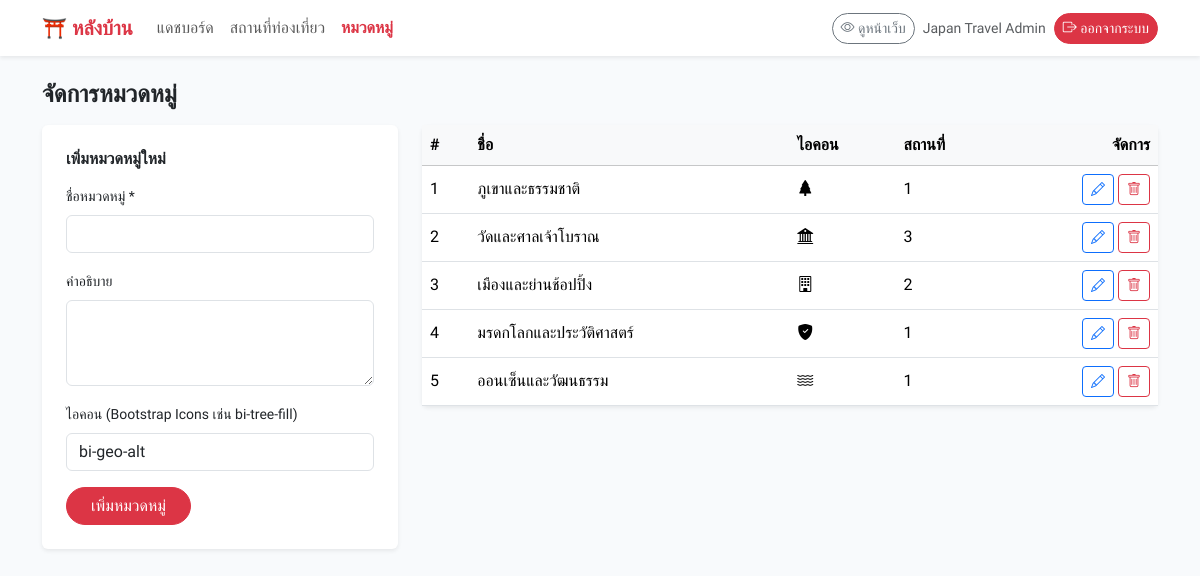
Screenshot of /categories.php (signed in) with the database file from the repository.
### tables this page shows
CREATE TABLE `categories` (
  `id` int(11) NOT NULL,
  `name` varchar(100) NOT NULL,
  `description` text DEFAULT NULL,
  `icon` varchar(50) DEFAULT 'bi-geo-alt'
);

### categories.php (the view, shortened to what this page needs)
<?php
require_once __DIR__ . '/_auth.php';
$edit = ['id'=>0, 'name'=>'', 'description'=>'', 'icon'=>'bi-geo-alt'];
$cats = $pdo->query("SELECT c.*, COUNT(p.id) AS total FROM categories c LEFT JOIN places p ON c.id = p.category_id GROUP BY c.id ORDER BY c.id")->fetchAll();
require __DIR__ . '/_header.php';
?>
<h4 class="fw-bold mb-3">จัดการหมวดหมู่</h4>
<div class="row g-4">
    <div class="col-lg-4">
        <div class="card border-0 shadow-sm p-4">
            <h6 class="fw-bold mb-3"><?= $edit['id'] ? 'แก้ไขหมวดหมู่' : 'เพิ่มหมวดหมู่ใหม่' ?></h6>
            <form method="POST">
                <div class="mb-3"><label class="form-label small">ชื่อหมวดหมู่ *</label>
                    <input name="name" class="form-control" value="<?= htmlspecialchars($edit['name']) ?>" required></div>
                <div class="mb-3"><label class="form-label small">คำอธิบาย</label>
                    <textarea name="description" class="form-control" rows="3"><?= htmlspecialchars($edit['description']) ?></textarea></div>
                <div class="mb-3"><label class="form-label small">ไอคอน (Bootstrap Icons เช่น bi-tree-fill)</label>
                    <input name="icon" class="form-control" value="<?= htmlspecialchars($edit['icon']) ?>"></div>
                <button class="btn btn-danger rounded-pill px-4"><?= $edit['id'] ? 'บันทึกการแก้ไข' : 'เพิ่มหมวดหมู่' ?></button>
            </form>
        </div>
    </div>
    <div class="col-lg-8">
        <div class="card border-0 shadow-sm">
            <table class="table align-middle mb-0">
                <thead class="table-light"><tr><th>#</th><th>ชื่อ</th><th>ไอคอน</th><th>สถานที่</th><th class="text-end">จัดการ</th></tr></thead>
                <tbody>
                <?php foreach ($cats as $c): ?>
                    <tr>
                        <td><?= $c['id'] ?></td>
                        <td><?= htmlspecialchars($c['name']) ?></td>
                        <td><i class="bi <?= htmlspecialchars($c['icon']) ?>"></i></td>
                        <td><?= $c['total'] ?></td>
                        <td class="text-end">
                            <a href="categories.php?edit=<?= $c['id'] ?>" class="btn btn-sm btn-outline-primary"><i class="bi bi-pencil"></i></a>
                            <form method="POST" class="d-inline" onsubmit="return confirm('ยืนยันการลบหมวดหมู่นี้?')">
                                <button class="btn btn-sm btn-outline-danger"><i class="bi bi-trash"></i></button>
                            </form>
                        </td>
                    </tr>
                <?php endforeach; ?>
                </tbody>
            </table>
        </div>
    </div>
</div>
<?php require __DIR__ . '/_footer.php'; ?>

### _header.php (style rules this page uses)
body { font-family:'Prompt',sans-serif;background:#f8fafc }

### rows the page displays
categories: id "1", name "ภูเขาและธรรมชาติ", total "1"
categories: id "2", name "วัดและศาลเจ้าโบราณ", total "3"
categories: id "3", name "เมืองและย่านช้อปปิ้ง", total "2"
categories: id "4", name "มรดกโลกและประวัติศาสตร์", total "1"
categories: id "5", name "ออนเซ็นและวัฒนธรรม", total "1"

### other values shown
$m[1] "แดชบอร์ด"
$m[1] "สถานที่ท่องเที่ยว"
$m[1] "หมวดหมู่"
$_SESSION['admin_fullname'] "Japan Travel Admin"
